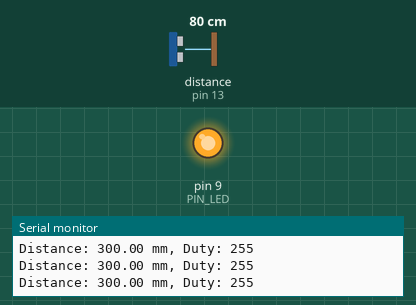
Recording of a sketch running on a simulated Arduino Uno, built with avr-gcc and run on an emulated ATmega328P. On the bench: output pins drawn as LEDs (lit = HIGH), the last lines printed to the serial monitor. Wiring (inferred from the names in the program): ultrasonic range finder: trigger pin 12; echo pin 13. The inputs (shaded band) are chosen by the test bench; at power-on: distance to the obstacle (sensor on pin 13) 80 cm. The echo pulse lasts 58.3 µs per cm; pins used as bus, display or sensor lines are not drawn.

Above: at 1.2 s.
1.3 s: distance to the obstacle (sensor on pin 13) set to 18 cm
At 2.3 s:
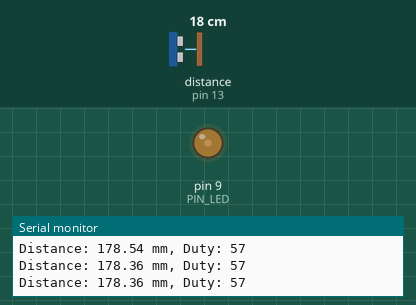
2.8 s: distance to the obstacle (sensor on pin 13) set to 2 cm
At 3.4 s:
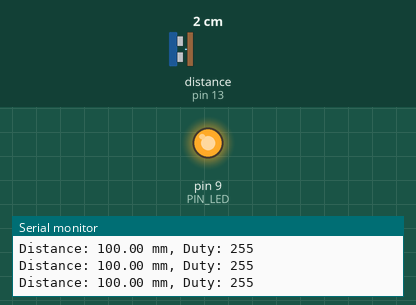
Timing chart, 0 to 5.8 s (numbered marks = the images above; inputs shaded):
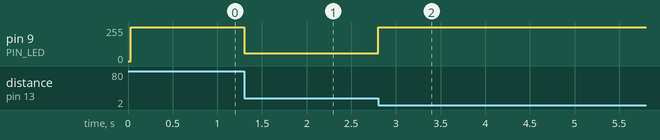

Measured:
- after the input at 1.3 s, pin 9 (PIN_LED): 255/255 → 57/255 at once
- after the input at 2.8 s, pin 9 (PIN_LED): 57/255 → 255/255 at once

The sketch:

08_example_2.ino
```cpp
// Arduino pin assignment
#define PIN_LED  9
#define PIN_TRIG 12   // sonar sensor TRIGGER
#define PIN_ECHO 13   // sonar sensor ECHO

// configurable parameters
#define SND_VEL 346.0     // sound velocity at 24 celsius degree (unit: m/sec)
#define INTERVAL 25       // sampling interval (unit: msec)
#define PULSE_DURATION 10 // ultra-sound Pulse Duration (unit: usec)
#define _DIST_MIN 100.0   // minimum distance to be measured (unit: mm)
#define _DIST_MAX 300.0   // maximum distance to be measured (unit: mm)

#define TIMEOUT ((INTERVAL / 2) * 1000.0) // maximum echo waiting time (unit: usec)
#define SCALE (0.001 * 0.5 * SND_VEL)     // coefficent to convert duration to distance

unsigned long last_sampling_time;   // unit: msec

void setup() {
  pinMode(PIN_LED, OUTPUT);
  pinMode(PIN_TRIG, OUTPUT);
  pinMode(PIN_ECHO, INPUT);
  digitalWrite(PIN_TRIG, LOW);
  Serial.begin(57600);
}

void loop() {
  if (millis() < (last_sampling_time + INTERVAL))
    return;

  float distance = USS_measure(PIN_TRIG, PIN_ECHO);

  // 범위를 100~300mm로 제한
  if (distance < _DIST_MIN) distance = _DIST_MIN;
  if (distance > _DIST_MAX) distance = _DIST_MAX;

  // 거리 → LED duty 변환 (삼각형 형태)
  int duty = 255; // 기본 꺼짐
  if (distance <= 200) {
    // 100mm -> 255, 200mm -> 0
    duty = map(distance, 100, 200, 255, 0);
  } else {
    // 200mm -> 0, 300mm -> 255
    duty = map(distance, 200, 300, 0, 255);
  }

  analogWrite(PIN_LED, duty);

  // 디버깅용 출력
  Serial.print("Distance: "); Serial.print(distance);
  Serial.print(" mm, Duty: "); Serial.println(duty);

  last_sampling_time += INTERVAL;
}

// 초음파 측정 함수
float USS_measure(int TRIG, int ECHO) {
  digitalWrite(TRIG, HIGH);
  delayMicroseconds(PULSE_DURATION);
  digitalWrite(TRIG, LOW);
  return pulseIn(ECHO, HIGH, TIMEOUT) * SCALE; // unit: mm
}
```
